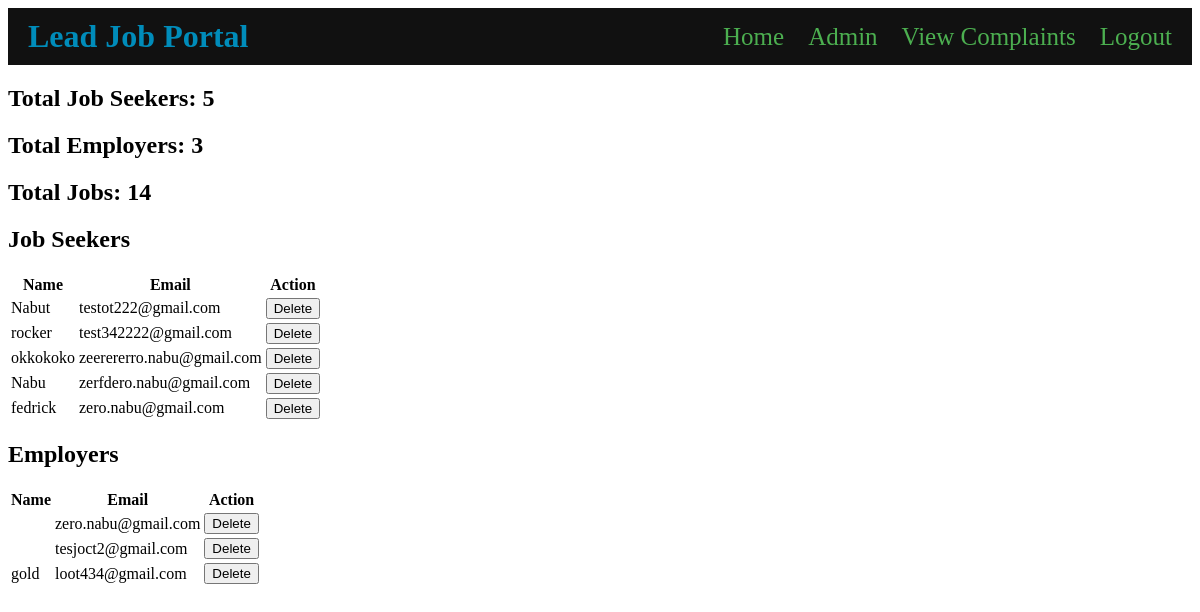
The page /admin1/ (signed in) on the database as committed earlier.
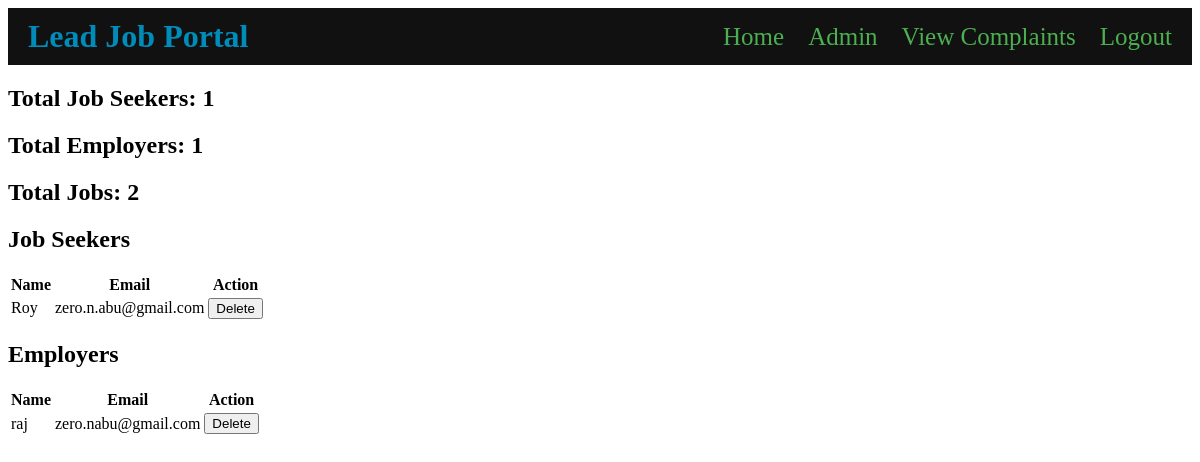
The same page on the database as committed later.
### users/models.py (models this page shows, shortened)
class UserProfile(models.Model):
    user = models.OneToOneField(User, on_delete=models.CASCADE)
    user_type = models.CharField(max_length=20, choices=[('job_seeker', 'Job Seeker'), ('employer', 'Employer')])
    cover_letter = models.TextField(blank=True)
    resume = models.FileField(upload_to='resumes/', blank=True)
    full_name = models.CharField(max_length=100, blank=True)

### admin1/views.py (the view)
# urls.py: path('', views.admin1_home, name='admin1_home'),
@staff_member_required
def admin1_home(request):
    total_job_seekers = UserProfile.objects.filter(user_type='job_seeker').count()
    total_employers = UserProfile.objects.filter(user_type='employer').count()
    total_jobs = Job.objects.count()
    job_seekers = UserProfile.objects.filter(user_type='job_seeker')
    employers = UserProfile.objects.filter(user_type='employer')
    context = {
        'total_job_seekers': total_job_seekers,
        'total_employers': total_employers,
        'total_jobs': total_jobs,
        'job_seekers': job_seekers,
        'employers': employers,
    }
    return render(request, 'admin1/admin1_home.html', context)

### admin1/templates/admin1/admin1_home.html (shortened to what this page needs)
{% include 'users/navbar.html' %}
<h2>Total Job Seekers: {{ total_job_seekers }}</h2>
<h2>Total Employers: {{ total_employers }}</h2>
<h2>Total Jobs: {{ total_jobs }}</h2>
<table>
  <h2 >Job Seekers</h2>
  <thead>
    <tr>
      <th>Name</th>
      <th>Email</th>
      <th>Action</th>
    </tr>
  </thead>
  <tbody>
    {% for job_seeker in job_seekers %}
      <tr>
        <td>{{ job_seeker.user.userprofile.full_name }}</td>
        <td>{{ job_seeker.user.email }}</td>
        <td>
          <form action="{% url 'admin1:delete_user' job_seeker.user.id %}" method="post">
            <button type="submit">Delete</button>
          </form>
        </td>
      </tr>
    {% endfor %}
  </tbody>
</table>
<table>
    <h2 >Employers</h2>
  <thead>
    <tr>
      <th>Name</th>
      <th>Email</th>
      <th>Action</th>
    </tr>
  </thead>
  <tbody>
    {% for employer in employers %}
      <tr>
        <td>{{ employer.user.userprofile.full_name }}</td>
        <td>{{ employer.user.email }}</td>
        <td>
          <form action="{% url 'admin1:delete_user' employer.user.id %}" method="post">
            <button type="submit">Delete</button>
          </form>
        </td>
      </tr>
    {% endfor %}
  </tbody>
</table>

Rows that differ between the two databases and show on the page:
removed UserProfile: user.userprofile.full_name "Nabut", user.email "testot222@gmail.com", shown under "Job Seekers"
removed UserProfile: user.userprofile.full_name "rocker", user.email "test342222@gmail.com", shown under "Job Seekers"
removed UserProfile: user.userprofile.full_name "okkokoko", user.email "zeerererro.nabu@gmail.com", shown under "Job Seekers"
removed UserProfile: user.userprofile.full_name "Nabu", user.email "zerfdero.nabu@gmail.com", shown under "Job Seekers"
removed UserProfile: user.userprofile.full_name "fedrick", user.email "zero.nabu@gmail.com", shown under "Job Seekers"
removed UserProfile: user.email "zero.nabu@gmail.com", shown under "Employers"
removed UserProfile: user.email "tesjoct2@gmail.com", shown under "Employers"
removed UserProfile: user.userprofile.full_name "gold", user.email "loot434@gmail.com", shown under "Employers"
added UserProfile: user.userprofile.full_name "Roy", user.email "zero.n.abu@gmail.com", shown under "Job Seekers"
added UserProfile: user.userprofile.full_name "raj", user.email "zero.nabu@gmail.com", shown under "Employers"
Other text that changed with them:
{{ total_job_seekers }}: "5" → "1"
{{ total_employers }}: "3" → "1"
{{ total_jobs }}: "14" → "2"
